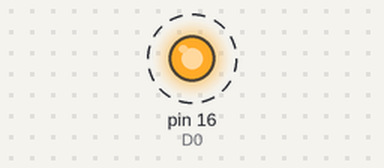
This sketch was run on a simulated Arduino Uno, built with avr-gcc and run on an emulated ATmega328P. Parts: output pins drawn as LEDs (lit = HIGH). Dashed ring = blinking.

Above: at 0.5 s.
Timing chart, 0 to 4.6 s (numbered marks = the images above):
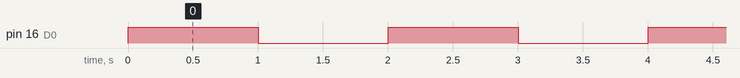

Measured:
- by itself, pin 16 (D0): alternates HIGH for 1.0 s and LOW for 1.0 s

The sketch:

lab01_LED.ino
```cpp
#define D0 16
#define D1 5
#define D2 4
#define D3 0
#define D4 2
#define D5 14
#define D6 12
#define D7 13
#define D8 15

void setup() {
  // put your setup code here, to run once:
  pinMode(D0, OUTPUT);
}

void loop() {
  // put your main code here, to run repeatedly:
  digitalWrite(D0, HIGH);
  delay(1000);
  digitalWrite(D0, LOW);
  delay(1000);
}
```
